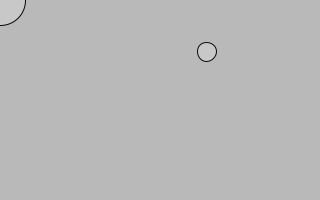
Frame 1 (no input)
Frame 60 (the mouse pressed at the canvas centre just before this capture): identical to frame 1, image omitted
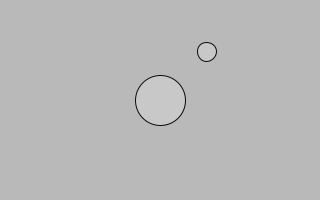
Frame 120 (the mouse held since frame 60 and released just before this capture)

The Processing sketch that drew these frames (run headless with seeded random() and noise(); from frame 60 on, the mouse is pressed at the canvas centre):

// Processing sketch: class_particle
// ── class_particle.pde
Particle p;
Particle p1;
void setup(){
  size(320, 200);
  frameRate(60);
  p = new Particle(width/2, height/2, 50);
 // p1 = new Particle(width/2, height/2, 25);
  p1 = new Particle();
}

void draw(){
  //if(overlaps(p, p1)) background(0,200,0);  // for version outside of the class
  
  if(p.overlaps(p1)) background(0,200,0);
  else background(#B9B9B9);
  p.x = mouseX;
  p.y = mouseY;
  p.display();
  p1.display();
}

// overlaps() outside of the class
/*
boolean overlaps(Particle c1, Particle c2){
   if(dist(c1.x, c1.y, c2.x, c2.y) < (c1.diameter + c2.diameter)/2) return true;
   else return false;
}
*/

// ── Particle.pde
class Particle{
  float x, y, diameter;
  
  Particle(){
   x = random(width);
   y = random(height);
   diameter = random(2, 20);
  }
  
  Particle(float X, float Y, float Diameter){
   x = X;
   y = Y;
   diameter = Diameter;
  }
  
  void display(){
    stroke(10);
    fill(200);
    ellipse(x, y, diameter, diameter);
  }

  boolean overlaps(Particle c){
    if(dist(x, y, c.x, c.y) < (diameter/2 + c.diameter/2)) return true; // overlapping
    else return false; // not overlapping
  }
}
